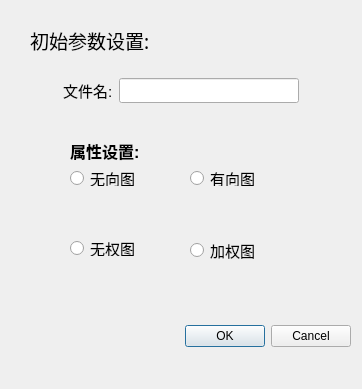
<?xml version="1.0" encoding="UTF-8"?>
<ui version="4.0">
 <class>Dialog1</class>
 <widget class="QDialog" name="Dialog1">
  <property name="geometry">
   <rect>
    <x>0</x>
    <y>0</y>
    <width>362</width>
    <height>389</height>
   </rect>
  </property>
  <property name="windowTitle">
   <string>Dialog</string>
  </property>
  <widget class="QDialogButtonBox" name="buttonBox">
   <property name="geometry">
    <rect>
     <x>90</x>
     <y>320</y>
     <width>261</width>
     <height>32</height>
    </rect>
   </property>
   <property name="orientation">
    <enum>Qt::Horizontal</enum>
   </property>
   <property name="standardButtons">
    <set>QDialogButtonBox::Cancel|QDialogButtonBox::Ok</set>
   </property>
  </widget>
  <widget class="QWidget" name="widget" native="true">
   <property name="geometry">
    <rect>
     <x>20</x>
     <y>70</y>
     <width>321</width>
     <height>41</height>
    </rect>
   </property>
   <layout class="QHBoxLayout" name="horizontalLayout">
    <item>
     <spacer name="horizontalSpacer">
      <property name="orientation">
       <enum>Qt::Horizontal</enum>
      </property>
      <property name="sizeHint" stdset="0">
       <size>
        <width>17</width>
        <height>20</height>
       </size>
      </property>
     </spacer>
    </item>
    <item>
     <widget class="QLabel" name="label">
      <property name="font">
       <font>
        <pointsize>11</pointsize>
       </font>
      </property>
      <property name="text">
       <string>文件名:</string>
      </property>
     </widget>
    </item>
    <item>
     <widget class="QLineEdit" name="lineEdit">
      <property name="minimumSize">
       <size>
        <width>180</width>
        <height>25</height>
       </size>
      </property>
     </widget>
    </item>
    <item>
     <spacer name="horizontalSpacer_2">
      <property name="orientation">
       <enum>Qt::Horizontal</enum>
      </property>
      <property name="sizeHint" stdset="0">
       <size>
        <width>17</width>
        <height>20</height>
       </size>
      </property>
     </spacer>
    </item>
   </layout>
  </widget>
  <widget class="QWidget" name="widget_3" native="true">
   <property name="geometry">
    <rect>
     <x>60</x>
     <y>130</y>
     <width>261</width>
     <height>71</height>
    </rect>
   </property>
   <widget class="QRadioButton" name="radioButton">
    <property name="geometry">
     <rect>
      <x>10</x>
      <y>40</y>
      <width>89</width>
      <height>16</height>
     </rect>
    </property>
    <property name="font">
     <font>
      <pointsize>11</pointsize>
     </font>
    </property>
    <property name="text">
     <string>无向图</string>
    </property>
   </widget>
   <widget class="QRadioButton" name="radioButton_2">
    <property name="geometry">
     <rect>
      <x>130</x>
      <y>40</y>
      <width>89</width>
      <height>16</height>
     </rect>
    </property>
    <property name="font">
     <font>
      <pointsize>11</pointsize>
     </font>
    </property>
    <property name="text">
     <string>有向图</string>
    </property>
   </widget>
   <widget class="QLabel" name="label_3">
    <property name="geometry">
     <rect>
      <x>10</x>
      <y>10</y>
      <width>91</width>
      <height>21</height>
     </rect>
    </property>
    <property name="font">
     <font>
      <pointsize>12</pointsize>
      <weight>75</weight>
      <bold>true</bold>
     </font>
    </property>
    <property name="text">
     <string>属性设置:</string>
    </property>
   </widget>
  </widget>
  <widget class="QWidget" name="widget_4" native="true">
   <property name="geometry">
    <rect>
     <x>60</x>
     <y>220</y>
     <width>271</width>
     <height>61</height>
    </rect>
   </property>
   <widget class="QRadioButton" name="radioButton_3">
    <property name="geometry">
     <rect>
      <x>10</x>
      <y>20</y>
      <width>89</width>
      <height>16</height>
     </rect>
    </property>
    <property name="font">
     <font>
      <pointsize>11</pointsize>
     </font>
    </property>
    <property name="text">
     <string>无权图</string>
    </property>
   </widget>
   <widget class="QRadioButton" name="radioButton_4">
    <property name="geometry">
     <rect>
      <x>130</x>
      <y>20</y>
      <width>81</width>
      <height>21</height>
     </rect>
    </property>
    <property name="font">
     <font>
      <pointsize>11</pointsize>
     </font>
    </property>
    <property name="text">
     <string>加权图</string>
    </property>
   </widget>
  </widget>
  <widget class="QLabel" name="label_4">
   <property name="geometry">
    <rect>
     <x>30</x>
     <y>20</y>
     <width>271</width>
     <height>41</height>
    </rect>
   </property>
   <property name="font">
    <font>
     <family>华文楷体</family>
     <pointsize>14</pointsize>
     <weight>50</weight>
     <bold>false</bold>
    </font>
   </property>
   <property name="text">
    <string>初始参数设置:</string>
   </property>
  </widget>
 </widget>
 <resources/>
 <connections>
  <connection>
   <sender>buttonBox</sender>
   <signal>accepted()</signal>
   <receiver>Dialog1</receiver>
   <slot>accept()</slot>
   <hints>
    <hint type="sourcelabel">
     <x>248</x>
     <y>254</y>
    </hint>
    <hint type="destinationlabel">
     <x>157</x>
     <y>274</y>
    </hint>
   </hints>
  </connection>
  <connection>
   <sender>buttonBox</sender>
   <signal>rejected()</signal>
   <receiver>Dialog1</receiver>
   <slot>reject()</slot>
   <hints>
    <hint type="sourcelabel">
     <x>316</x>
     <y>260</y>
    </hint>
    <hint type="destinationlabel">
     <x>286</x>
     <y>274</y>
    </hint>
   </hints>
  </connection>
 </connections>
</ui>
